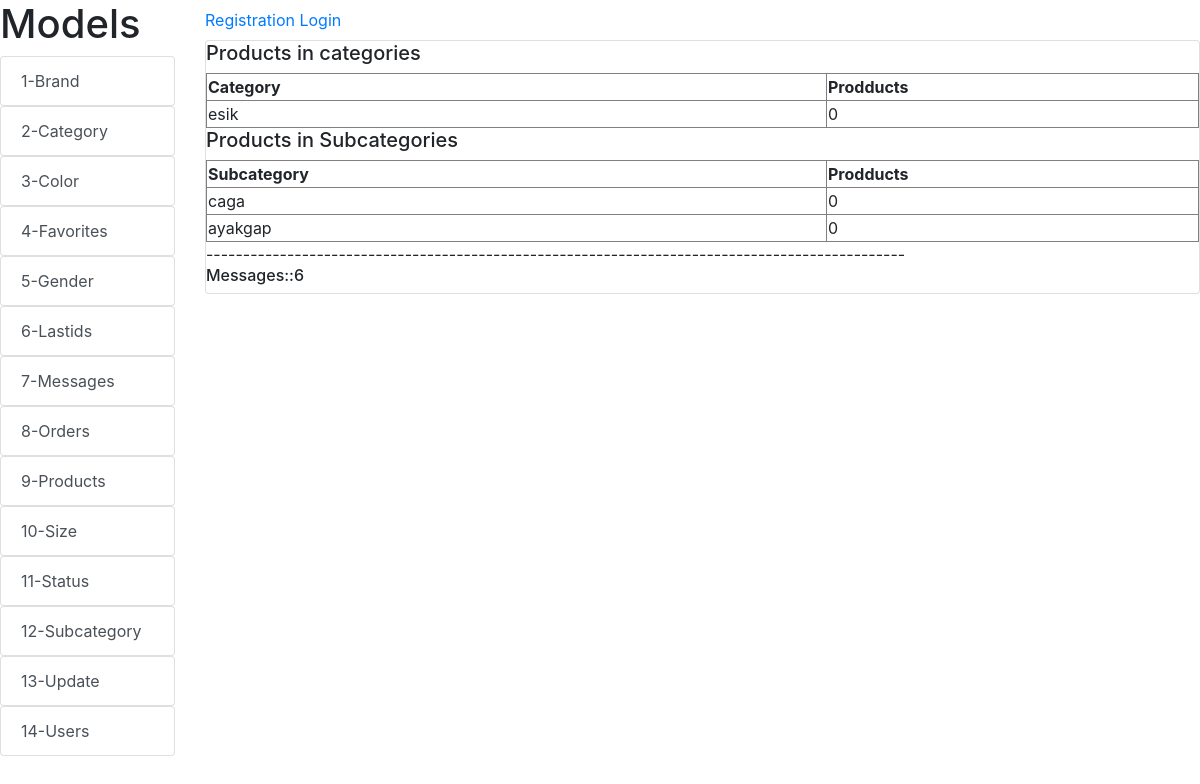
/lastids/, run on the app's committed database.
### alemsite/models.py (models this page shows, shortened)
class Category(models.Model):
    ai = models.CharField(max_length=100)
    name = models.CharField(max_length=100)
    photo = models.ImageField(upload_to='Category/%Y/%m/%d')

class Subcategory(models.Model):
    category = models.ForeignKey('Category',on_delete=models.CASCADE, related_name='category')
    name = models.CharField(max_length=150,)

### alemsite/views.py (the view)
# urls.py: path('lastids/', lastids, name='lastids'),
def lastids(request):
    products = Products.objects.all()
    cats = Category.objects.annotate(Count('products'))
    subs = Subcategory.objects.annotate(Count('products'))
    messages = Messages.objects.count();
    return render(request, 'lastids/lastids.html', {'products':products, 'cats':cats, 'subs':subs, 'messages':messages})

### alemsite/templates/lastids/lastids.html
{% extends 'index.html'%}
{% block content %}
    <h5>Products in categories</h5>
    <table border="1">
    <tr>
        <th width="250">Category</th>
        <th width="150">Prodducts</th>
    </tr>
    {% for item in cats %}
          <tr>
        <td>{{ item.name }}</td>
           <td> {{ item.products__count }}</td>
          </tr>
    {% endfor %}
    </table>
        <h5>Products in Subcategories</h5>
    <table border="1">
    <tr>
        <th width="250">Subcategory</th>
        <th width="150">Prodducts</th>
    </tr>
    {% for item in subs %}
          <tr>
        <td>{{ item.name }}</td>
           <td> {{ item.products__count }}</td>
          </tr>
    {% endfor %}
    </table>
-----------------------------------------------------------------------------------------------
<h6>Messages::{{ messages }}</h6>
{% endblock %}

### data on the page
Category: name "esik", products__count "0"
Subcategory: name "caga", products__count "0"
Subcategory: name "ayakgap", products__count "0"

### other printed values
{{ messages }} "6"
